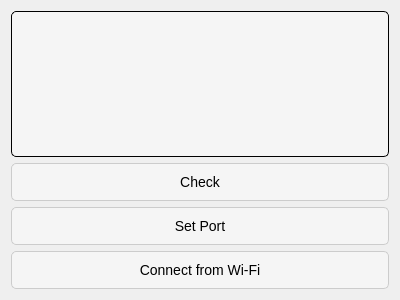
<?xml version="1.0" encoding="UTF-8"?>
<ui version="4.0">
 <class>connectDev</class>
 <widget class="QDialog" name="connectDev">
  <property name="geometry">
   <rect>
    <x>0</x>
    <y>0</y>
    <width>400</width>
    <height>300</height>
   </rect>
  </property>
  <property name="windowTitle">
   <string>Dialog</string>
  </property>
  <layout class="QGridLayout" name="gridLayout">
   <item row="3" column="0">
    <widget class="QPushButton" name="pb_setPort">
     <property name="styleSheet">
      <string notr="true">QPushButton {
    background-color: #f5f5f5; /* белый фон по умолчанию */
    color: black;
    font-size: 14px;
	border: 1px solid #ccc;
    border-radius: 5px;
    padding: 10px;
}

QPushButton:hover {
    background-color: #e6e6e6; /* Тёмно-белый фон при наведении */
}</string>
     </property>
     <property name="text">
      <string>Set Port</string>
     </property>
    </widget>
   </item>
   <item row="0" column="0">
    <widget class="QTextEdit" name="te_devices">
     <property name="styleSheet">
      <string notr="true">    background-color: #f5f5f5; /* белый фон по умолчанию */
    color: black;
    font-size: 14px;
	border: 1px solid ;
    border-radius: 5px;
    padding: 10px;</string>
     </property>
     <property name="readOnly">
      <bool>true</bool>
     </property>
    </widget>
   </item>
   <item row="2" column="0">
    <widget class="QPushButton" name="pb_checkDevice">
     <property name="styleSheet">
      <string notr="true">QPushButton {
    background-color: #f5f5f5; /* белый фон по умолчанию */
    color: black;
    font-size: 14px;
	border: 1px solid #ccc;
    border-radius: 5px;
    padding: 10px;
}

QPushButton:hover {
    background-color: #e6e6e6; /* Тёмно-белый фон при наведении */
}</string>
     </property>
     <property name="text">
      <string>Check</string>
     </property>
    </widget>
   </item>
   <item row="4" column="0">
    <widget class="QPushButton" name="pb_connectWifi">
     <property name="styleSheet">
      <string notr="true">QPushButton {
    background-color: #f5f5f5; /* белый фон по умолчанию */
    color: black;
    font-size: 14px;
	border: 1px solid #ccc;
    border-radius: 5px;
    padding: 10px;
}

QPushButton:hover {
    background-color: #e6e6e6; /* Тёмно-белый фон при наведении */
}
</string>
     </property>
     <property name="text">
      <string>Connect from Wi-Fi</string>
     </property>
    </widget>
   </item>
  </layout>
 </widget>
 <resources/>
 <connections/>
</ui>
